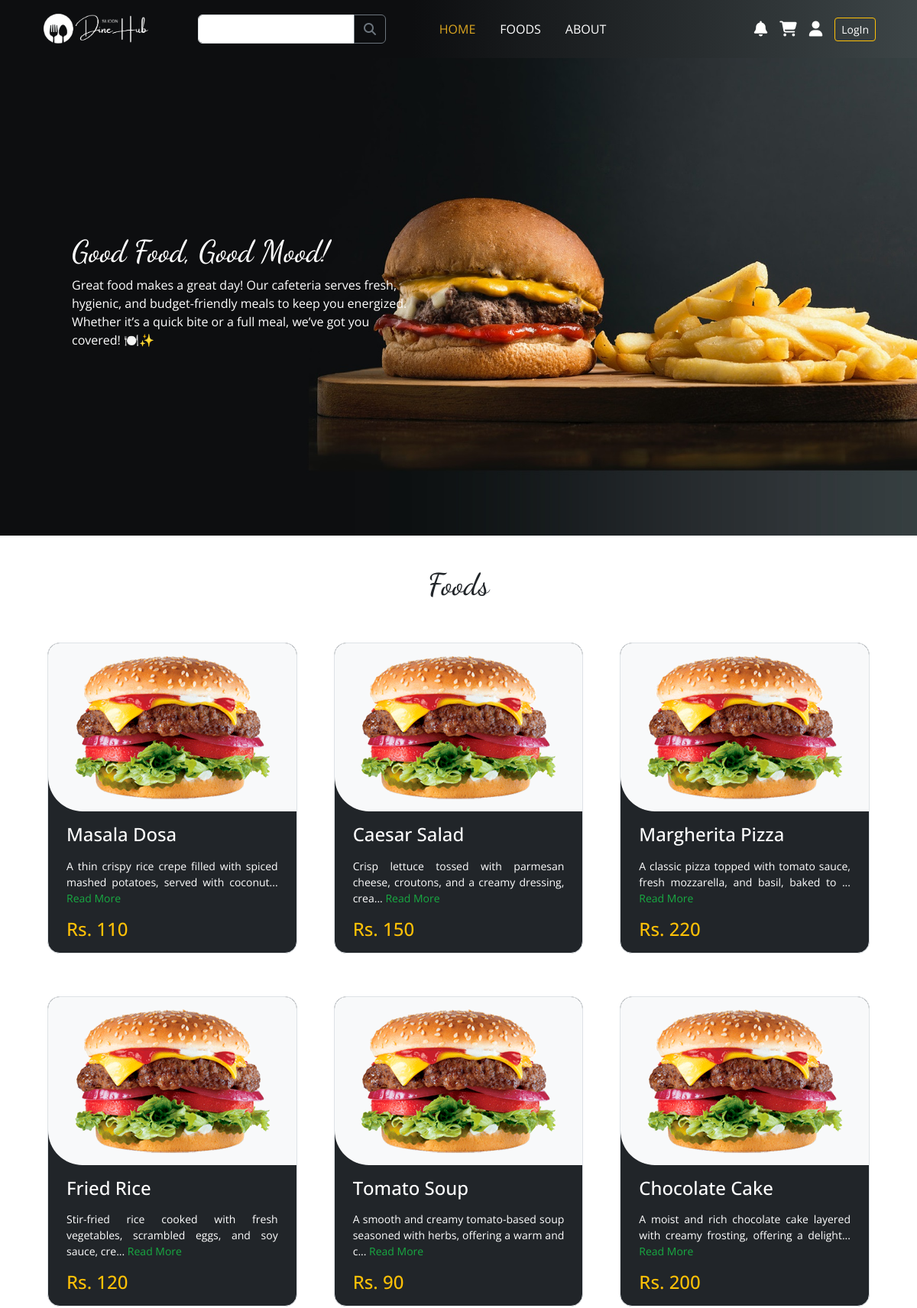
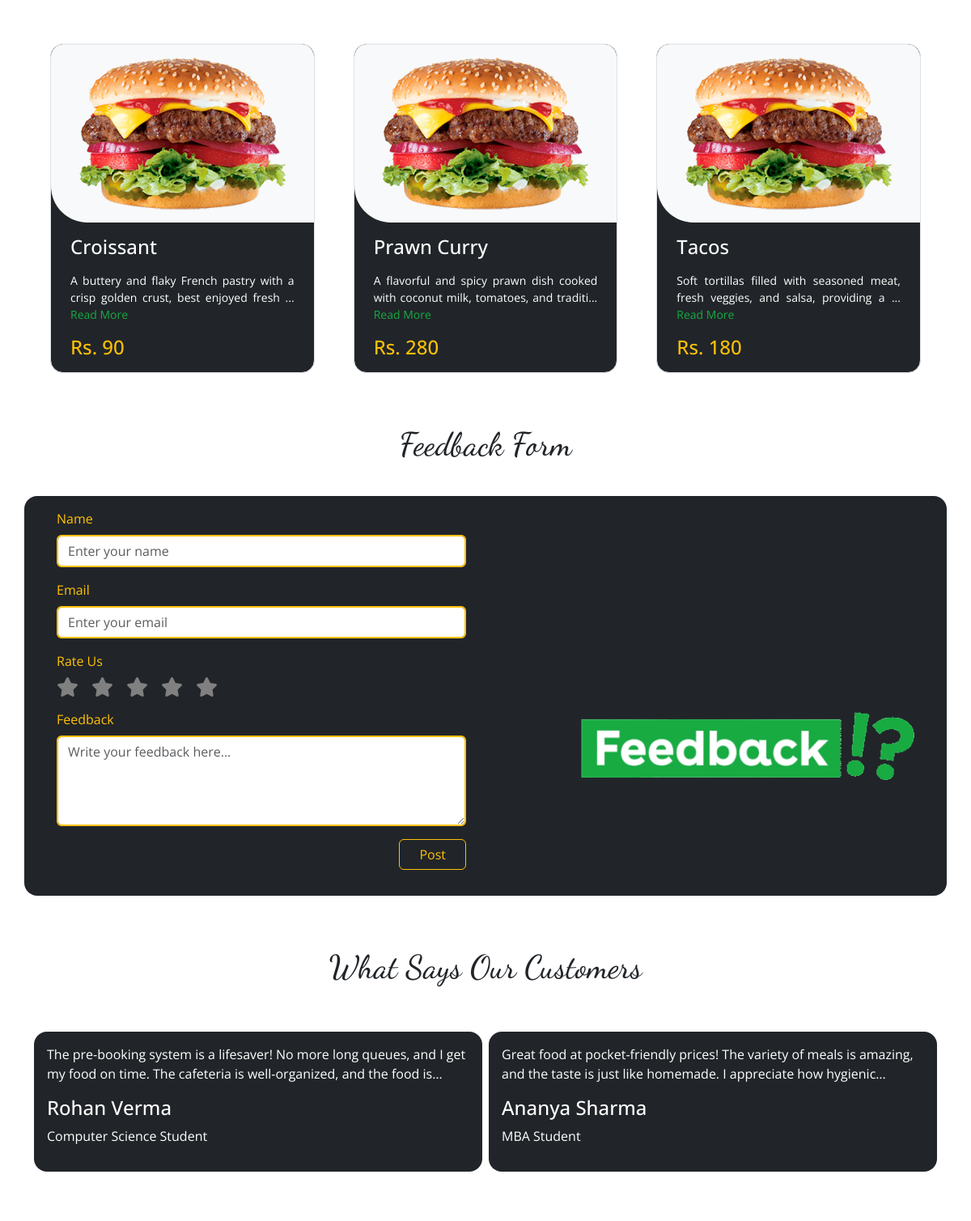
The page / (upper part) on the database its author committed (2 pictures, top to bottom).
### tables this page shows
CREATE TABLE `food` (
  `foodID` int(11) NOT NULL,
  `foodCategoryID` int(11) DEFAULT NULL,
  `name` varchar(255) NOT NULL,
  `image` varchar(255) NOT NULL,
  `description` varchar(255) NOT NULL,
  `price` varchar(255) NOT NULL,
  `isAvailable` varchar(5) NOT NULL
);

### dbFunctions/landingPagedb.php (called while the page is built, shortened)
<?php
function getRandomFoods() {
    $conn = null;
    $stmt = null;
    try {
        $conn = dbConnection();
        $sql = "SELECT f.*
                FROM food f
                WHERE f.isAvailable = '1'
                GROUP BY f.foodCategoryID
                ORDER BY RAND()
                LIMIT 9";
        $stmt = $conn->prepare($sql);
        $stmt->execute();
        $res = $stmt->get_result();
        if ($res->num_rows > 0) {
            return $res;
        } else {
            return "error: No results found";
        }
    } catch (Exception $e) {
        error_log($e->getMessage());
        return "error: " . $e->getMessage();
    } finally {
        if ($stmt) {
            $stmt->close();
        }
        if ($conn) {
            $conn->close();
        }
    }
}
?>

### index.php (the view, shortened to what this page needs)
<?php
include_once "./fragment/navbar.php";
require_once "./dbFunctions/landingPagedb.php";
?>
    <section class="position-relative d-flex align-items-center">
        <section class="hero d-flex align-items-center">
                <div id="carouselExampleAutoplaying" class="carousel slide w-100" data-bs-ride="carousel">
                    <div class="carousel-inner">
                        <div class="carousel-item active">
                            <div class="container">
                                <div class="row">
                                    <div class="col-md-7 col-lg-6 p-3 text-justify">
                                        <div class="details text-white p-5">
                                            <h1>Good Food, Good Mood!</h1>
                                            <p>Great food makes a great day! Our cafeteria serves fresh, hygienic, and budget-friendly meals to keep you energized. Whether it’s a quick bite or a full meal, we’ve got you covered! 🍽️✨</p>
                                        </div>
                                    </div>
                                </div>
                            </div>
                        </div>
                    </div>
                </div>
        </section>
    </section>
    <section class="food-section bg-body my-4" id="food">
            <div class="container">
                <div class=" py-3 mb-1">
                    <h2 class="fs-1 text-center">Foods</h2>
                </div>
                <div class="row g-2">
                <?php
                    $result = getRandomFoods();
                    while($food = $result->fetch_assoc()){
                        ?>
                        <div class="col-sm-6 col-lg-4 p-4">
                            <div class="p-0 bg-dark border border-1 rounded-4 overflow-hidden">
                                <div class="d-flex justify-content-center bg-body-tertiary border-radius-45 p-3">
                                    <img src="./assets/images/f2.png" alt="" class="img-fluid">
                                </div>
                                <div class="details text-white px-4 mt-3">
                                    <h4><?= $food['name']?></h4>
                                    <p class="description mt-3" style="font-size: 14px; text-align: justify;">
                                        <?php
                                            $desc = $food['description'];
                                            if (strlen($desc) > 80) {
                                                echo '<span class="short-text">' . substr($desc, 0, 80) . '...</span>';
                                            } else {
                                                echo $desc;
                                            }
                                        ?>
                                    <?php if (strlen($food['description']) > 80): ?>
                                        <a href="javascript:void(0);" class="read-more text-decoration-none" style="color: #18ab42;">Read More</a>
                                    <?php endif; ?>
                                    </p>
                                </div>
                                <div class="d-flex justify-content-between px-4 pb-2">
                                    <h4 class="text-warning">Rs. <?= $food['price']?></h4>
                                </div>
                            </div>
                        </div>
                        <?php
                    }
                ?>
                </div>
            </div>
    </section>
<?php
include_once "fragment/feedback.php";
include_once "fragment/customerFeedback.php";
include_once "fragment/footer.php";
?>

### fragment/navbar.php (shortened to what this page needs)
<html>
<head>
    <link rel="stylesheet" href="./assets/bootstrap/bootstrap.min.css">
    <link rel="stylesheet" href="./assets/fontawesome/all.css" />
    <link rel="stylesheet" href="./assets/css/index.css">
    <link rel="stylesheet" href="./assets/css/foodPlp.css">
</head>
<body>
    <div class="header_section py-2 position-sticky top-0 z-1">
        <div class="container header-container">
            <nav class="navbar navbar-expand-lg p-0">
                <div class="container-fluid">
                    <a class="navbar-brand" href="./index.php"><img src="./assets/images/logo.png" alt="" class="img-fluid"
                    style="height: 50px;"></a>
                    <div class="d-flex justify-content-between ms-sm-5 align-items-center gap-2">
                        <form action="" class="mb-0">
                            <div class="input-group">
                                <input type="search" name="search" id="search" class="form-control">
                                <button type="submit" class="btn btn-outline-secondary"><i class="fa-solid fa-magnifying-glass"></i></button>
                            </div>
                        </form>
                    </div>
                    <div class="collapse navbar-collapse" id="navbarSupportedContent">
                        <ul class="navbar-nav mx-auto mb-2 mb-lg-0 gap-3">
                            <li class="nav-item">
                                <a class="nav-link active" aria-current="page" href="./index.php">HOME</a>
                            </li>
                            <li class="nav-item">
                                <a class="nav-link" href="./foodPlp.php">FOODS</a>
                            </li>
                            <li class="nav-item">
                                <a class="nav-link" href="#">ABOUT</a>
                            </li>
                        </ul>
                    </div>
                    <div class="collapse navbar-collapse" id="navbarSupportedContent">
                        <div class="user_option d-flex gap-3 align-items-center ms-auto">
                            <a href="#" class="nav-link fs-5 text-center"><i class="fa-solid fa-bell"></i></a>
                            <a href="#" class="nav-link fs-5 text-center"><i class="fa-solid fa-cart-shopping"></i></a>
                            <a href="#" class="nav-link fs-5"><i class="fa-solid fa-user"></i></a>
                            <?php echo isset($_SESSION['sic']) ? '<a href="./logout.php" class="btn btn-outline-warning btn-sm">LogOut</a>' : '<a href="./studentSignIn.php" class="btn btn-outline-warning btn-sm">LogIn</a>'; ?>
                        </div>
                    </div>
                </div>
            </nav>
        </div>
    </div>

### fragment/feedback.php (shortened to what this page needs)
<section class="feedback-form my-4">
    <div class="container">
        <div class="feedback-form-heading py-3 mb-3">
            <h2 class="text-center fs-1">Feedback Form</h2>
        </div>
        <div class="row bg-dark p-3 text-warning rounded-4">
            <div class="col-md-6">
                <div class="container">
                    <form>
                        <div class="mb-3">
                            <label for="name" class="form-label">Name</label>
                            <input type="text" class="form-control border-2 border-warning " id="name" placeholder="Enter your name" required>
                        </div>
                        <div class="mb-3">
                            <label for="email" class="form-label">Email</label>
                            <input type="email" class="form-control border-2 border-warning" id="email" placeholder="Enter your email" required>
                        </div>
                        <div class="mb-3">
                            <label class="form-label">Rate Us</label>
                            <div class="star-rating d-flex gap-3">
                                <i class="fas fa-star" data-rating="1"></i>
                                <i class="fas fa-star" data-rating="2"></i>
                                <i class="fas fa-star" data-rating="3"></i>
                                <i class="fas fa-star" data-rating="4"></i>
                                <i class="fas fa-star" data-rating="5"></i>
                            </div>
                        </div>
                        <div class="mb-3">
                            <label for="feedback" class="form-label">Feedback</label>
                            <textarea class="form-control border-2 border-warning" id="feedback" rows="4" placeholder="Write your feedback here..." required></textarea>
                        </div>
                        <div class="btn-div text-end">
                            <button type="submit" class="btn btn-outline-warning px-4">Post</button>
                        </div>
                    </form>
                </div>
            </div>
            <div class="col-md-6">
                <div class="container">
                    <img src="./assets/images/stars-health.gif" alt="Feedback GIF" class="img-fluid w-100">
                </div>
            </div>
        </div>
    </div>
</section>

### fragment/customerFeedback.php (shortened to what this page needs)
<section class="feedback my-5" id="feedback">
    <div class="container">
        <div class="feedback-heading  py-3 mb-3">
            <h2 class="text-center fs-1">What Says Our Customers</h2>
        </div>
        <div id="carouselExampleSlidesOnly" class="carousel slide py-3" data-bs-ride="carousel">
            <div class="carousel-inner">
                <div class="carousel-item active">
                    <div class="row g-2">
                        <div class="col-md-6 ">
                            <div class="text-white p-3 bg-dark rounded-4">
                                <p class="text-truncate-2">
                                The pre-booking system is a lifesaver! No more long queues, and I get my food on time. The cafeteria is well-organized, and the food is always fresh. Love it!
                                </p>
                                <h4>Rohan Verma</h4>
                                <p>Computer Science Student</p>
                            </div>
                        </div>
                        <div class="col-md-6">
                            <div class="text-white p-3 bg-dark rounded-4">
                                <p class="text-truncate-2">
                                Great food at pocket-friendly prices! The variety of meals is amazing, and the taste is just like homemade. I appreciate how hygienic everything is!
                                </p>
                                <h4>Ananya Sharma</h4>
                                <p>MBA Student</p>
                            </div>
                        </div>
                    </div>
                </div>
            </div>
        </div>
    </div>
</section>

### fragment/footer.php (shortened to what this page needs)
  </body>
</html>

### assets/css/index.css (style rules this page uses)
.header_section a { color: white; }
.active { color: goldenrod !important; }
html, body { overflow-x: hidden; width: 100%; }
body { font-family: "Open Sans", sans-serif; background-color: #fff; }
h1, h2 { font-family: "Dancing Script", cursive; }
.header_section { background: rgb(13, 14, 16); background: linear-gradient( 90deg, rgba(13, 14, 16, 1) 0%, rgba(13, 14, 16, 1) 45%, rgba(61, 69, 71, 1) 100% ); }
.hero { background: url("../images/hero-bg.jpg"); background-repeat: no-repeat; background-size: cover; height: 625px; width: 100%; }
.border-radius-45 { border-radius: 0 0 0 45px; }
.star-rating i { font-size: 24px; cursor: pointer; color: gray; }
.text-truncate-2 { display: -webkit-box; -webkit-line-clamp: 2; -webkit-box-orient: vertical; overflow: hidden; text-overflow: ellipsis; line-height: 1.5em; }

### rows shown on the page
food: name "Masala Dosa", description "A thin crispy rice crepe filled with spiced mashed potatoes, served with coconut", shows "Read More", price "110"
food: name "Caesar Salad", description "Crisp lettuce tossed with parmesan cheese, croutons, and a creamy dressing, crea", shows "Read More", price "150"
food: name "Margherita Pizza", description "A classic pizza topped with tomato sauce, fresh mozzarella, and basil, baked to", shows "Read More", price "220"
food: name "Fried Rice", description "Stir-fried rice cooked with fresh vegetables, scrambled eggs, and soy sauce, cre", shows "Read More", price "120"
food: name "Tomato Soup", description "A smooth and creamy tomato-based soup seasoned with herbs, offering a warm and c", shows "Read More", price "90"
food: name "Chocolate Cake", description "A moist and rich chocolate cake layered with creamy frosting, offering a delight", shows "Read More", price "200"
food: name "Croissant", description "A buttery and flaky French pastry with a crisp golden crust, best enjoyed fresh", shows "Read More", price "90"
food: name "Prawn Curry", description "A flavorful and spicy prawn dish cooked with coconut milk, tomatoes, and traditi", shows "Read More", price "280"
food: name "Tacos", description "Soft tortillas filled with seasoned meat, fresh veggies, and salsa, providing a", shows "Read More", price "180"
